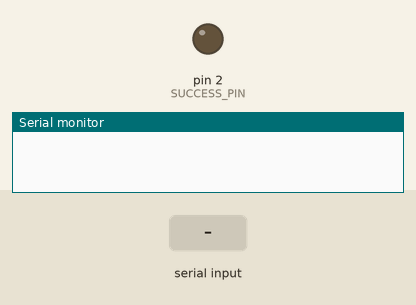
A sketch run on a simulated Arduino Uno, built with avr-gcc and run on an emulated ATmega328P. Parts: output pins drawn as LEDs (lit = HIGH), the last lines printed to the serial monitor. The test bench sets the inputs (shaded band).

Above: at 1.2 s.
1.3 s: "a" received over the second serial link
At 1.4 s:
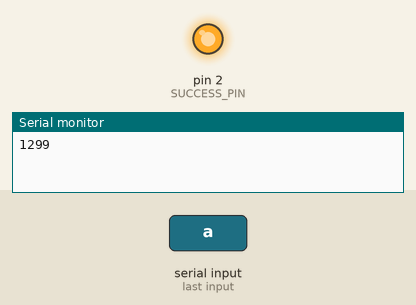
Timing chart, 0 to 4.3 s (numbered marks = the images above; inputs shaded):
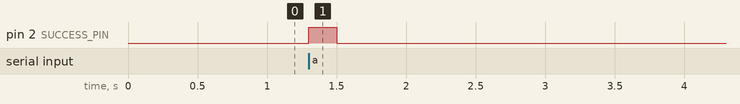

The sketch:

receiver_pong.ino
```cpp
#include <SoftwareSerial.h>

const byte HC12RxdPin = 4;                  // Recieve Pin on HC12
const byte HC12TxdPin = 5;                  // Transmit Pin on HC12
const byte MAX = 10;

const int SUCCESS_PIN = 2;

SoftwareSerial HC12(HC12TxdPin,HC12RxdPin); // Create Software Serial Port

void setup() {
  Serial.begin(1200);
  HC12.begin(1200);
  pinMode(SUCCESS_PIN, OUTPUT);

}

unsigned long time_sent = millis();
void loop() {
  while (HC12.available() <=0){
    ;//wait
  }
  while (HC12.available() > 0){
    if (HC12.peek() == 'a'){
      digitalWrite(SUCCESS_PIN, HIGH);
      Serial.println(millis() - time_sent);
      HC12.read();
      //Serial.println("***Recived ping***");
      HC12.write('b');
      time_sent = millis();
      //Serial.println("Send reply");
      } else{
      //Serial.pr      digitalWrite(SUCCESS_PIN, HIGH);
int("recieved garbage: ");
      //Serial.println((char)HC12.read());
      HC12.read();
    }
  }
  delay(200);
  digitalWrite(SUCCESS_PIN, LOW);
}
```

Measured:
- after the input at 1.3 s, pin 2 (SUCCESS_PIN): LOW → HIGH at once, → LOW 0.20 s later
